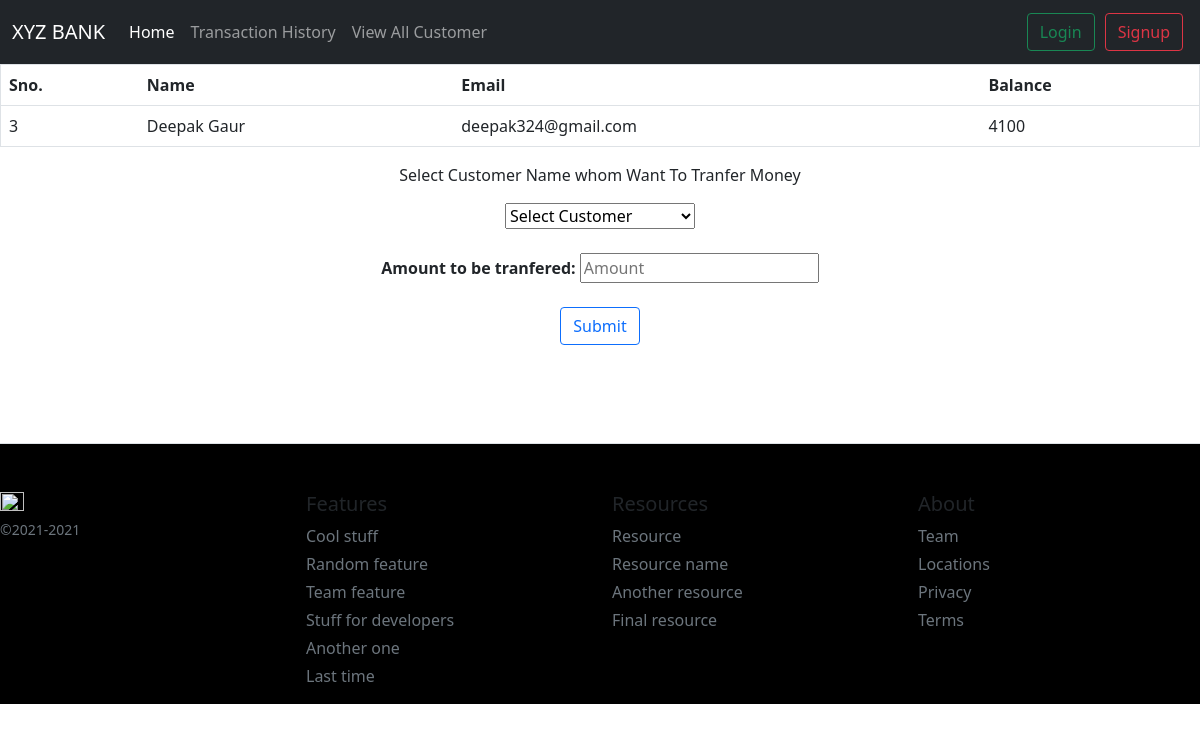
Page /transfermoney.php/?Id=3 on the committed database.
### tables this page shows
CREATE TABLE `bank_table` (
  `Customer_id` int(10) NOT NULL,
  `Customer_Name` varchar(20) NOT NULL,
  `Customer_Email` varchar(30) NOT NULL,
  `Current_Balance` int(10) NOT NULL
);

### transfermoney.php (the view, shortened to what this page needs)
<!DOCTYPE html>
<html lang="en">
<head>
    <link href="https://cdn.jsdelivr.net/npm/bootstrap@5.0.1/dist/css/bootstrap.min.css" rel="stylesheet"
>
</head>
<body>
<header>
    <nav class="navbar navbar-expand-lg  navbar-dark bg-dark " >
      <div class="container-fluid">
        <a class="navbar-brand" href="http://localhost/index.php/">XYZ BANK</a>
        <div class="collapse navbar-collapse" id="navbarSupportedContent">
          <ul class="navbar-nav me-auto mb-2 mb-lg-0">
            <li class="nav-item">
              <a class="nav-link active" aria-current="page" href="http://localhost/index.php/">Home</a>
            </li>
            <li class="nav-item">
            <a class="nav-link" href="https://localhost/transactionhistory.php/">Transaction History</a>
            </li>
            <li class="nav-item">
              <a class="nav-link " href="https://localhost/viewallcustomer.php/">View All Customer</a>
            </li>
            <li class="nav-item">
              <a class="nav-link disabled" href="#" tabindex="-1" aria-disabled="true"></a>
            </li>
          </ul>
          <form class="d-flex">
            <button class="btn btn-outline-success stylebutton mm" type="submit">Login </button>
            <button class="btn btn-outline-danger stylebutton mm" type="submit"> Signup</button>
          </form>
        </div>
      </div>
    </nav>
  </header>
  <main>
    <center>
    <?php
      $passno = $_GET['Id'];
    ?>
<form action="https://localhost/moneyhistory.php?Id=<?php echo $passno ?>" method="post">
<div id= "container">
    <table class="table table-responsive" border="1" align="center">
     <tr>
         <th>Sno.</th>
         <th>Name</th>
         <th>Email</th>
         <th>Balance</th>
     </tr>
<?php
$servername = "localhost";
$username = "root";
$password = "";
$dbname = "bank";
$conn = new mysqli($servername, $username, $password, $dbname);
   $kk = $_GET['Id'];
   $sql = "SELECT * FROM `bank_table` WHERE `Customer_id`=".$kk;
          $result = mysqli_query($conn,$sql);
          $resultcheck = mysqli_num_rows($result);
   if ($resultcheck > 0){
     while($row = mysqli_fetch_assoc($result)){
      echo"<tr>";
      echo"<td>".$kk."</td>";
      echo "<td>".$row['Customer_Name']."</td>";
      echo "<td>".$row['Customer_Email']."</td>";
      echo "<td >".$row['Current_Balance']."</td>";
      echo"</tr>";
     }
   }
?>
</table>
<p>Select Customer Name whom Want To Tranfer Money</p>
<select id="person2" name="person2" required>
    <option value="">Select Customer</option>
	 </select>
     <br><br>
	<b>Amount to be tranfered:</b>
	  <input class=" btn-outline- " type="Amount" name="amount" placeholder="Amount" id="myInput" required ><BR><br>
      <input class="btn btn-outline-primary stylebutton " type="Submit" name="Submit" value="Submit">
</form>
        </center>
</main>
<footer class="pt-4 my-md-5 pt-md-5 border-top">
      <div class="row">
        <div class="col-12 col-md">
          <img class="mb-2" src="https://cdn.pixabay.com/photo/2013/07/12/19/32/rupees-154955_1280.png" alt="" width="24" height="19">
          <small class="d-block mb-3 text-muted">©2021-2021</small>
        </div>
        <div class="col-6 col-md">
          <h5>Features</h5>
          <ul class="list-unstyled text-small">
            <li class="mb-1"><a class="link-secondary text-decoration-none" href="#">Cool stuff</a></li>
            <li class="mb-1"><a class="link-secondary text-decoration-none" href="#">Random feature</a></li>
            <li class="mb-1"><a class="link-secondary text-decoration-none" href="#">Team feature</a></li>
            <li class="mb-1"><a class="link-secondary text-decoration-none" href="#">Stuff for developers</a></li>
            <li class="mb-1"><a class="link-secondary text-decoration-none" href="#">Another one</a></li>
            <li class="mb-1"><a class="link-secondary text-decoration-none" href="#">Last time</a></li>
          </ul>
        </div>
        <div class="col-6 col-md">
          <h5>Resources</h5>
          <ul class="list-unstyled text-small">
            <li class="mb-1"><a class="link-secondary text-decoration-none" href="#">Resource</a></li>
            <li class="mb-1"><a class="link-secondary text-decoration-none" href="#">Resource name</a></li>
            <li class="mb-1"><a class="link-secondary text-decoration-none" href="#">Another resource</a></li>
            <li class="mb-1"><a class="link-secondary text-decoration-none" href="#">Final resource</a></li>
          </ul>
        </div>
        <div class="col-6 col-md">
          <h5>About</h5>
          <ul class="list-unstyled text-small">
            <li class="mb-1"><a class="link-secondary text-decoration-none" href="#">Team</a></li>
            <li class="mb-1"><a class="link-secondary text-decoration-none" href="#">Locations</a></li>
            <li class="mb-1"><a class="link-secondary text-decoration-none" href="#">Privacy</a></li>
            <li class="mb-1"><a class="link-secondary text-decoration-none" href="#">Terms</a></li>
          </ul>
        </div>
      </div>
    </footer>
</body>
</html>

### transfermoney.php (style rules this page uses)
.mm { margin: 5px; }
footer { background-color: black; position: relative; bottom: -50px; }

### rows in the picture
bank_table: Customer_Name "Deepak Gaur", Customer_Email "deepak324@gmail.com", Current_Balance "4100"
